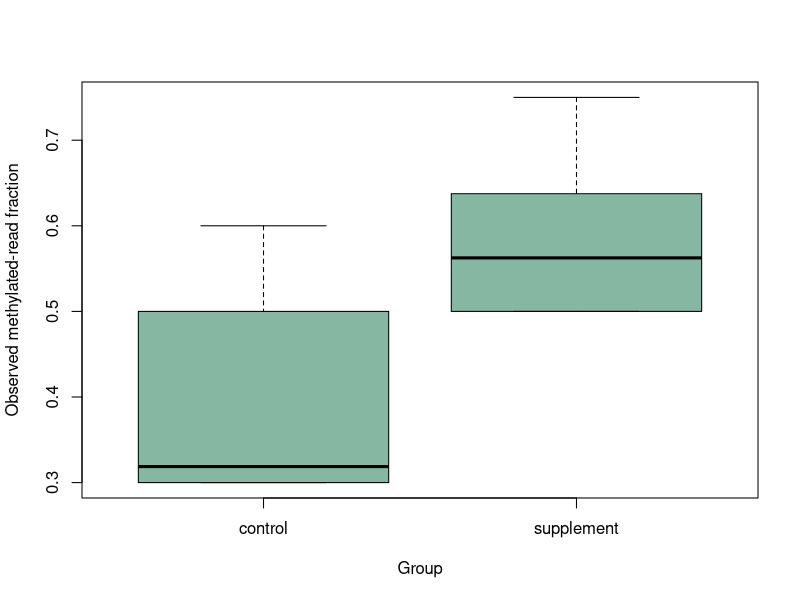

Here is the R script that generated this plot:
## ---- chunk 1
cell_methylation <- c(typeA=.2,typeB=.8)
mixture <- rbind(control=c(.8,.2),supplement=c(.3,.7))
probability <- as.vector(mixture%*%cell_methylation)
names(probability) <- rownames(mixture)
probability
stopifnot(abs(probability[1]-.32)<1e-12,abs(probability[2]-.62)<1e-12)
## ---- chunk 2
set.seed(3001)
group <- rep(c("control","supplement"),each=6)
depth <- rep(c(10,20,40,80,10,20),2)
truth <- probability[group]
methylated <- rbinom(12,depth,truth)
unmethylated <- depth-methylated
observed <- methylated/depth
out <- data.frame(animal=paste0("a",1:12),group,depth,methylated,unmethylated,observed,
 conditional_SE=sqrt(truth*(1-truth)/depth))
out
stopifnot(all(methylated+unmethylated==depth),all(observed>=0),all(observed<=1))
## ---- chunk 3
animal_mean <- tapply(observed,group,mean)
read_weighted <- tapply(methylated,group,sum)/tapply(depth,group,sum)
data.frame(group=names(animal_mean),animal_mean=as.vector(animal_mean),
 read_weighted=as.vector(read_weighted))
boxplot(observed~group,xlab="Group",ylab="Observed methylated-read fraction",col="#86B7A3")
## ---- chunk 4
intervals <- t(sapply(c(10,100),function(depth) {
 binom.test(0,depth)$conf.int
}))
data.frame(depth=c(10,100),lower=intervals[,1],upper=intervals[,2])
